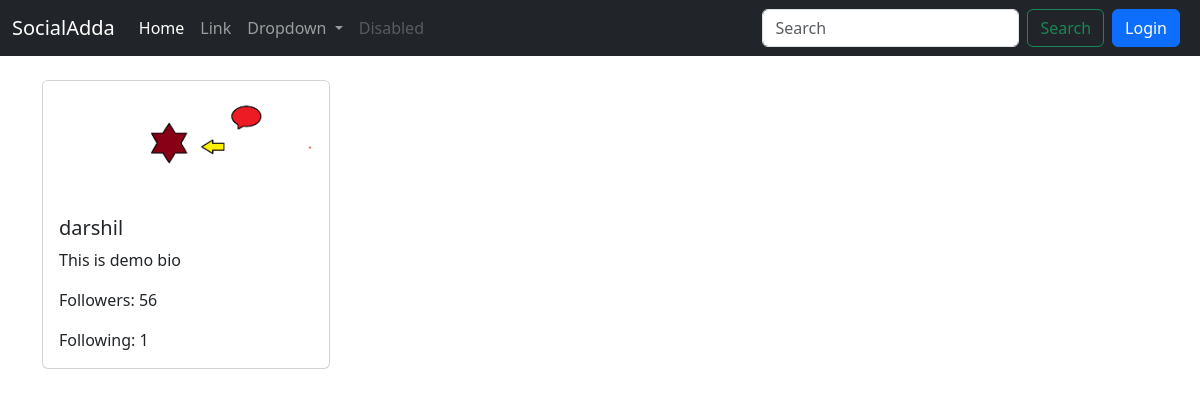
/user/darshil, run on the app's committed database.
### user/models.py (models this page shows, shortened)
class Profile(models.Model):
	user=models.ForeignKey(User,on_delete=models.CASCADE)
	bio=models.CharField(max_length=50)
	followers=models.IntegerField(default=0)
	following=models.IntegerField(default=0)
	image=models.ImageField()

### user/views.py (the view)
# urls.py: path('<str:username>',views.profile_view,name="profile_view")
def profile_view(request,username):
	userdata= User.objects.filter(username=username)
	if userdata:
		profile=Profile.objects.get(user=userdata[0])
		data={
			'profile':profile
		}
		return render(request,"user/profile.html",data)
	else:
		messages.error(request,"User does not exist!")
		return redirect("home_page")

### templates/user/profile.html (shortened to what this page needs)
{% extends 'base.html' %}
{% block body %}
<div class="container my-4">
<div class="card" style="width: 18rem;">
  <img src="{{profile.image.url}}" class="card-img-top" alt="...">
  <div class="card-body">
    <h5 class="card-title">{{profile.user}}</h5>
    <p class="card-text"> {{profile.bio}}</p>
    <p class="card-text"> Followers: {{profile.followers}}</p>
    <p class="card-text"> Following: {{profile.following}}</p>
  </div>
</div>
</div>
{% endblock body %}

### data on the page
Profile: image (picture), user "darshil", bio "This is demo bio", followers "56", following "1"
